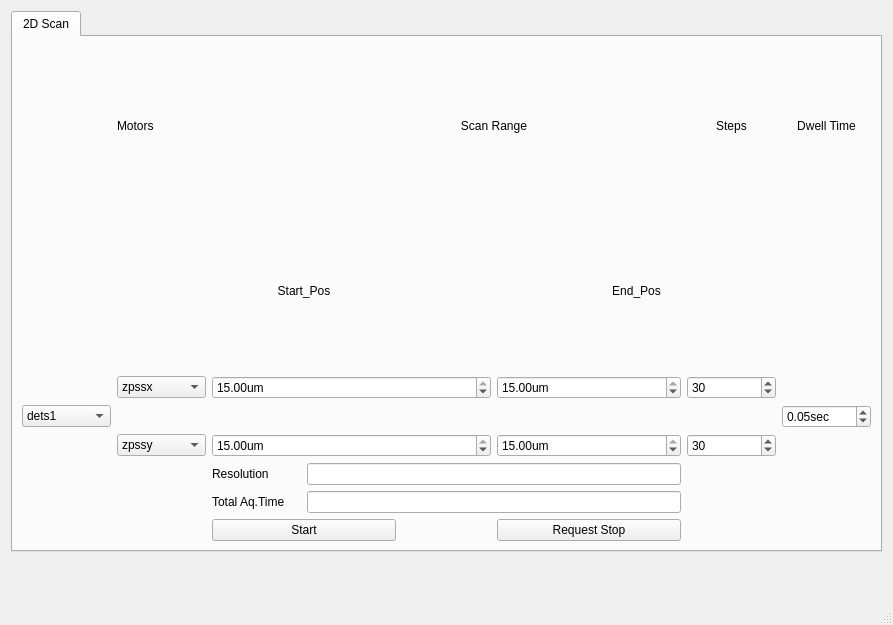
<?xml version="1.0" encoding="UTF-8"?>
<ui version="4.0">
 <class>MainWindow</class>
 <widget class="QMainWindow" name="MainWindow">
  <property name="geometry">
   <rect>
    <x>0</x>
    <y>0</y>
    <width>893</width>
    <height>625</height>
   </rect>
  </property>
  <property name="windowTitle">
   <string>MainWindow</string>
  </property>
  <property name="statusTip">
   <string/>
  </property>
  <widget class="QWidget" name="centralwidget">
   <widget class="QTabWidget" name="ZP_FlyGui">
    <property name="geometry">
     <rect>
      <x>11</x>
      <y>11</y>
      <width>871</width>
      <height>541</height>
     </rect>
    </property>
    <property name="currentIndex">
     <number>0</number>
    </property>
    <widget class="QWidget" name="fly2d">
     <attribute name="title">
      <string>2D Scan</string>
     </attribute>
     <layout class="QGridLayout" name="gridLayout">
      <item row="0" column="1">
       <widget class="QLabel" name="Motors_label">
        <property name="text">
         <string>Motors</string>
        </property>
       </widget>
      </item>
      <item row="0" column="4" colspan="2">
       <widget class="QLabel" name="Scan_label">
        <property name="text">
         <string>Scan Range</string>
        </property>
        <property name="textFormat">
         <enum>Qt::AutoText</enum>
        </property>
        <property name="scaledContents">
         <bool>false</bool>
        </property>
        <property name="alignment">
         <set>Qt::AlignCenter</set>
        </property>
       </widget>
      </item>
      <item row="0" column="7">
       <widget class="QLabel" name="Steps_label">
        <property name="text">
         <string>Steps</string>
        </property>
        <property name="textFormat">
         <enum>Qt::AutoText</enum>
        </property>
        <property name="scaledContents">
         <bool>false</bool>
        </property>
        <property name="alignment">
         <set>Qt::AlignCenter</set>
        </property>
       </widget>
      </item>
      <item row="0" column="8">
       <widget class="QLabel" name="Dwell_label">
        <property name="text">
         <string>Dwell Time</string>
        </property>
        <property name="textFormat">
         <enum>Qt::AutoText</enum>
        </property>
        <property name="scaledContents">
         <bool>false</bool>
        </property>
        <property name="alignment">
         <set>Qt::AlignCenter</set>
        </property>
       </widget>
      </item>
      <item row="1" column="2" colspan="2">
       <widget class="QLabel" name="ScanStart_label">
        <property name="text">
         <string>Start_Pos</string>
        </property>
        <property name="textFormat">
         <enum>Qt::AutoText</enum>
        </property>
        <property name="scaledContents">
         <bool>false</bool>
        </property>
        <property name="alignment">
         <set>Qt::AlignCenter</set>
        </property>
       </widget>
      </item>
      <item row="1" column="6">
       <widget class="QLabel" name="Scan_end_label">
        <property name="text">
         <string>End_Pos</string>
        </property>
        <property name="textFormat">
         <enum>Qt::AutoText</enum>
        </property>
        <property name="scaledContents">
         <bool>false</bool>
        </property>
        <property name="alignment">
         <set>Qt::AlignCenter</set>
        </property>
       </widget>
      </item>
      <item row="2" column="1">
       <widget class="QComboBox" name="H_Mots">
        <item>
         <property name="text">
          <string>zpssx</string>
         </property>
        </item>
        <item>
         <property name="text">
          <string>zpssy</string>
         </property>
        </item>
        <item>
         <property name="text">
          <string>zpssz</string>
         </property>
        </item>
       </widget>
      </item>
      <item row="2" column="2" colspan="3">
       <widget class="QDoubleSpinBox" name="X_Start">
        <property name="prefix">
         <string notr="true"/>
        </property>
        <property name="suffix">
         <string>um</string>
        </property>
        <property name="minimum">
         <double>-15.000000000000000</double>
        </property>
        <property name="maximum">
         <double>15.000000000000000</double>
        </property>
        <property name="singleStep">
         <double>0.500000000000000</double>
        </property>
        <property name="value">
         <double>15.000000000000000</double>
        </property>
       </widget>
      </item>
      <item row="2" column="5" colspan="2">
       <widget class="QDoubleSpinBox" name="X_end">
        <property name="suffix">
         <string notr="true">um</string>
        </property>
        <property name="minimum">
         <double>-15.000000000000000</double>
        </property>
        <property name="maximum">
         <double>15.000000000000000</double>
        </property>
        <property name="singleStep">
         <double>0.500000000000000</double>
        </property>
        <property name="value">
         <double>15.000000000000000</double>
        </property>
       </widget>
      </item>
      <item row="2" column="7">
       <widget class="QSpinBox" name="mot1_num_steps">
        <property name="maximum">
         <number>1000</number>
        </property>
        <property name="singleStep">
         <number>10</number>
        </property>
        <property name="value">
         <number>30</number>
        </property>
       </widget>
      </item>
      <item row="3" column="0">
       <widget class="QComboBox" name="Dets">
        <item>
         <property name="text">
          <string>dets1</string>
         </property>
        </item>
        <item>
         <property name="text">
          <string>dets2</string>
         </property>
        </item>
        <item>
         <property name="text">
          <string>dets3</string>
         </property>
        </item>
       </widget>
      </item>
      <item row="3" column="8">
       <widget class="QDoubleSpinBox" name="Dwell_Time">
        <property name="prefix">
         <string/>
        </property>
        <property name="suffix">
         <string notr="true">sec</string>
        </property>
        <property name="maximum">
         <double>0.500000000000000</double>
        </property>
        <property name="singleStep">
         <double>0.010000000000000</double>
        </property>
        <property name="value">
         <double>0.050000000000000</double>
        </property>
       </widget>
      </item>
      <item row="4" column="1">
       <widget class="QComboBox" name="Y_Mots">
        <item>
         <property name="text">
          <string>zpssy</string>
         </property>
        </item>
        <item>
         <property name="text">
          <string>zpssx</string>
         </property>
        </item>
        <item>
         <property name="text">
          <string>zpssz</string>
         </property>
        </item>
       </widget>
      </item>
      <item row="4" column="2" colspan="3">
       <widget class="QDoubleSpinBox" name="Y_Start">
        <property name="prefix">
         <string notr="true"/>
        </property>
        <property name="suffix">
         <string>um</string>
        </property>
        <property name="minimum">
         <double>-15.000000000000000</double>
        </property>
        <property name="maximum">
         <double>15.000000000000000</double>
        </property>
        <property name="singleStep">
         <double>0.500000000000000</double>
        </property>
        <property name="value">
         <double>15.000000000000000</double>
        </property>
       </widget>
      </item>
      <item row="4" column="5" colspan="2">
       <widget class="QDoubleSpinBox" name="Y_end">
        <property name="suffix">
         <string notr="true">um</string>
        </property>
        <property name="minimum">
         <double>-15.000000000000000</double>
        </property>
        <property name="maximum">
         <double>15.000000000000000</double>
        </property>
        <property name="singleStep">
         <double>0.500000000000000</double>
        </property>
        <property name="value">
         <double>15.000000000000000</double>
        </property>
       </widget>
      </item>
      <item row="4" column="7">
       <widget class="QSpinBox" name="mot2_num_steps">
        <property name="maximum">
         <number>1000</number>
        </property>
        <property name="singleStep">
         <number>10</number>
        </property>
        <property name="value">
         <number>30</number>
        </property>
       </widget>
      </item>
      <item row="5" column="2">
       <widget class="QLabel" name="calc_Res">
        <property name="text">
         <string>Resolution</string>
        </property>
       </widget>
      </item>
      <item row="5" column="3" colspan="4">
       <widget class="QLineEdit" name="Disc_Calc_Res">
        <property name="readOnly">
         <bool>false</bool>
        </property>
       </widget>
      </item>
      <item row="6" column="2">
       <widget class="QLabel" name="calc_Time">
        <property name="text">
         <string>Total Aq.Time</string>
        </property>
       </widget>
      </item>
      <item row="6" column="3" colspan="4">
       <widget class="QLineEdit" name="Dis_Calc_time">
        <property name="readOnly">
         <bool>false</bool>
        </property>
       </widget>
      </item>
      <item row="7" column="2" colspan="2">
       <widget class="QPushButton" name="Start">
        <property name="text">
         <string>Start</string>
        </property>
       </widget>
      </item>
      <item row="7" column="5" colspan="2">
       <widget class="QPushButton" name="Stop">
        <property name="text">
         <string>Request Stop</string>
        </property>
       </widget>
      </item>
     </layout>
    </widget>
   </widget>
  </widget>
  <widget class="QMenuBar" name="menubar">
   <property name="geometry">
    <rect>
     <x>0</x>
     <y>0</y>
     <width>893</width>
     <height>26</height>
    </rect>
   </property>
  </widget>
  <widget class="QStatusBar" name="statusbar"/>
 </widget>
 <resources/>
 <connections/>
</ui>
